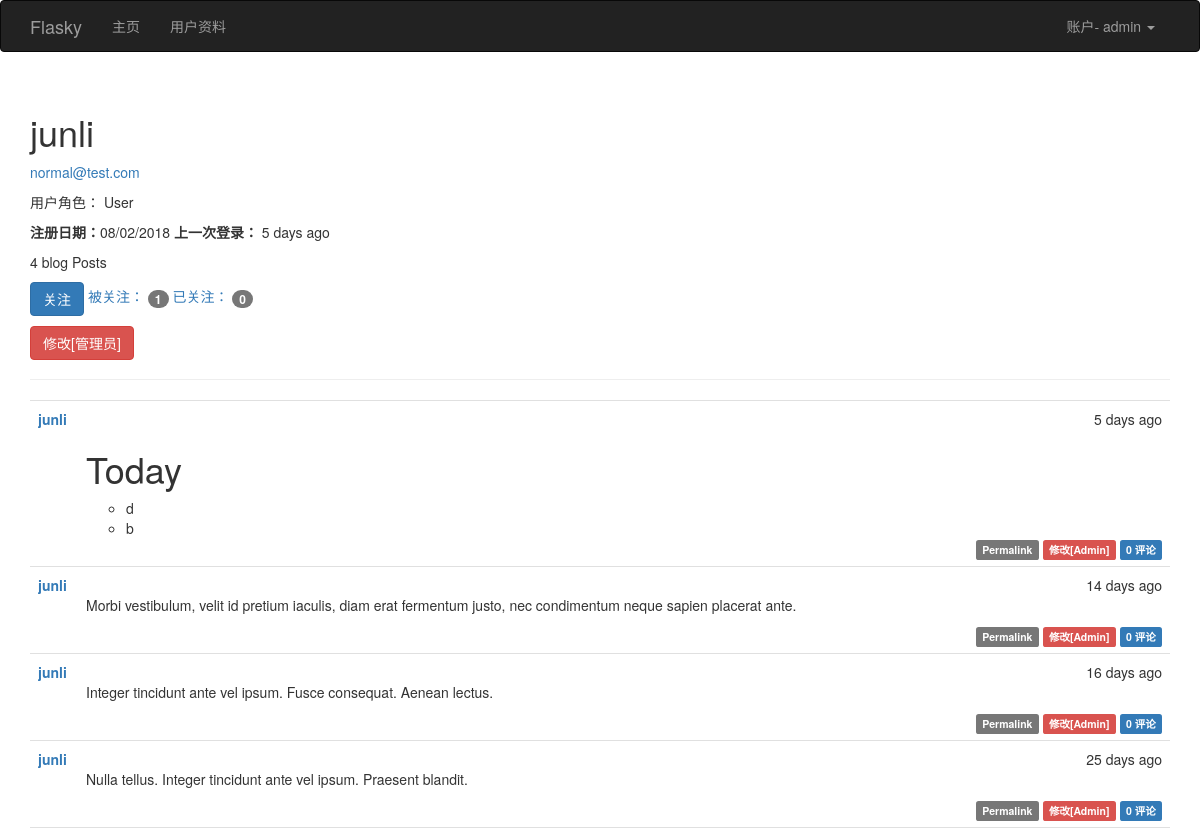
/user/junli (signed in), run on the app's committed database.
### app/models.py (models this page shows, shortened)
class User(UserMixin, db.Model):
    __tablename__ = 'users'
    id = db.Column(db.Integer, primary_key=True)
    username = db.Column(db.String(64), unique=True, index=True)
    email = db.Column(db.String(64), unique=True,index=True)
    role_id = db.Column(db.Integer, db.ForeignKey('roles.id'))
    password_hash = db.Column(db.String(128))
    confirmed = db.Column(db.Boolean, default= False)
    name = db.Column(db.String(64))
    location = db.Column(db.String(128))
    about_me = db.Column(db.Text())
    member_since = db.Column(db.DateTime(), default=datetime.utcnow)
    last_seen = db.Column(db.DateTime(), default=datetime.utcnow)
    posts = db.relationship('Post', backref='author', lazy='dynamic')
    followed = db.relationship('Follow', foreign_keys=[Follow.follower_id], backref=db.backref('follower', lazy='joined')
                               , lazy='dynamic', cascade='all,delete-orphan')
    followers = db.relationship('Follow', foreign_keys=[Follow.followed_id], backref=db.backref('followed',lazy='joined')
                                , lazy='dynamic',cascade='all,delete-orphan')
    comments = db.relationship('Comment', backref='author',lazy='dynamic')
    @property
    def password(self):
        raise AttributeError('password is not a readable attribute')
    def can(self, permission):
        return self.role is not None and self.role.permissions & permission == permission
    def is_administrator(self):
        return self.can(Permission.ADMINISTER)
    def ping(self):
        self.last_seen = datetime.utcnow()
        db.session.add(self)
    def is_following(self, user):
        if user.id is None:
            return False
        return self.followed.filter_by(followed_id=user.id).first() is not None

class Role(db.Model):
    __tablename__='roles'
    id = db.Column(db.Integer, primary_key=True)
    name = db.Column(db.String(64), unique=True)
    default = db.Column(db.Boolean, default=False, index=True)
    permissions = db.Column(db.Integer)
    users = db.relationship('User', backref='role', lazy='dynamic')

class Post(db.Model):
    __tablename__ = 'posts'
    id = db.Column(db.Integer, primary_key=True)
    body = db.Column(db.Text)
    timestamp = db.Column(db.DateTime, index=True, default=datetime.utcnow)
    author_id = db.Column(db.Integer, db.ForeignKey('users.id'))
    body_html = db.Column(db.Text)
    comments = db.relationship('Comment', backref='post', lazy='dynamic')

### app/main/views.py (the view)
@main.route('/user/<username>')
def user(username):
    user = User.query.filter_by(username= username).first()
    if user is None:
        abort(404)
    posts = user.posts.order_by(Post.timestamp.desc()).all()
    return render_template('user.html', user=user, posts=posts)

### app/auth/views.py (called while the page is built)
@auth.before_app_request
def before_request():
    if current_user.is_authenticated:
        current_user.ping()
        if not current_user.confirmed and request.endpoint[:5] != 'auth.':
            return redirect(url_for('auth.unconfirmed'))

### app/main/__init__.py (called while the page is built)
@main.app_context_processor
def inject_permissions():
    return dict(Permission=Permission)

### app/models.py (called while the page is built)
@login_manager.user_loader
def load_user(user_id):
    return User.query.get(int(user_id))

### app/templates/user.html (shortened to what this page needs)
{%  extends "base.html" %}
{%  import "bootstrap/wtf.html" as wtf %}
{% block page_content %}
    <div class="page-header">
        <h1>  {{ user.username }} </h1>
        {%  if current_user.is_administrator() %}
           <p> <a href="mailto: {{ user.email }} ">{{ user.email }}</a></p>
            <p> 用户角色：  {{ user.role.name }}</p>
        {% endif %}
     <p>
         <b>注册日期：</b>{{ moment(user.member_since).format('L') }}
         <b>上一次登录：</b> {{ moment(user.last_seen).fromNow(refresh=True) }}
     </p>
     <p> {{ user.posts.count() }} blog Posts</p>
    <p>
        {% if current_user.can(Permission.FOLLOW) and current_user!=user %}
            {% if not current_user.is_following(user) %}
                <a href="{{ url_for('.follow',username=user.username) }}" class="btn btn-primary">关注</a>
             {% else %}
                <a href="{{ url_for('.unfollow',username=user.username) }}" class="btn btn-primary">取消关注</a>
            {% endif %}
        {% endif %}
        <a href="{{ url_for('.followers', username=user.username) }}">被关注：
            <span class="badge">{{  user.followers.count() }}</span> </a>
         <a href="{{ url_for('.followed_by', username=user.username) }}">已关注：
            <span class="badge">{{  user.followed.count() }}</span> </a>
    </p>
    <p>
     {%  if current_user.is_administrator() %}
           <a class="btn btn-danger" href="{{ url_for('.edit_profile_admin', id=user.id) }}">
修改[管理员]
</a>
    {% endif %}
    </p>
    </div>
      {%  include '_posts.html' %}
{% endblock %}

### app/templates/base.html (shortened to what this page needs)
{% extends "bootstrap/base.html" %}
{% block head %}
{{ super() }}
<link rel="stylesheet" type="text/css" href="{{ url_for('static', filename='style.css') }}">
{% endblock %}
{% block navbar %}
<div class="navbar navbar-inverse" role="navigation">
    <div class="container">
        <div class="navbar-header">
            <a class="navbar-brand" href="{{ url_for('main.index') }}">Flasky</a>
        </div>
        <div class="navbar-collapse collapse">
            <ul class="nav navbar-nav">
                <li><a href="{{ url_for('main.index') }}">主页</a></li>
                {%  if current_user.is_authenticated %}
                    <li><a href="{{  url_for('main.user', username=current_user.username) }}">用户资料</a></li>
                {%  endif %}
            </ul>
            <ul class="nav navbar-nav navbar-right">
                {% if current_user.is_authenticated %}
                <li class="dropdown">
                <a href="#" class="dropdown-toggle" data-toggle="dropdown">账户- {{ current_user.username }} <b class="caret"></b></a>
                </li>
                {% else %}
                <li><a href="{{ url_for('auth.login') }}">登录</a></li>
                {% endif %}
            </ul>
        </div>
    </div>
</div>
{% endblock %}
{% block content %}
<div class="container">
    {% block page_content %}{% endblock %}
</div>
{% endblock %}

### app/templates/_posts.html
  <ul class="posts">
        {% for post in posts %}
            <li class="post">
                <div class="post-date">
                    {{ moment(post.timestamp).fromNow() }}
                </div>
                <div class="post-author">
                    <a href="{{ url_for('.user', username=post.author.username) }}">{{ post.author.username }}</a>
                </div>
                <div class="post-content">
                    {% if post.body_html %}
                        {{  post.body_html | safe }}
                    {% else %}
                        {{ post.body }}
                    {% endif %}
                    <div class="post-footer">
                        <a href="{{ url_for('.post', id=post.id) }}">
                            <span class="label label-default">Permalink</span>
                        </a>
                        {% if current_user==post.author %}
                            <a href="{{ url_for('.edit_post',id=post.id) }}">
                             <span class="label label-primary">修改</span>
                            </a>
                         {% elif current_user.is_administrator() %}
                            <a href="{{ url_for('.edit_post',id=post.id) }}">
                             <span class="label label-danger">修改[Admin]</span>
                            </a>
                        {% endif %}
                          <a href="{{ url_for('.post', id=post.id) }}#comments">
                            <span class="label label-primary">{{ post.comments.count() }} 评论</span>
                        </a>
                    </div>
                </div>
            </li>
        {% endfor %}
    </ul>

### app/static/style.css (style rules this page uses)
ul.posts { list-style-type: none; padding: 0px; margin: 16px 0px 0px 0px; border-top: 1px solid #e0e0e0; }
ul.posts li.post { padding: 8px; border-bottom: 1px solid #e0e0e0; }
div.post-date { float: right; }
div.post-author { font-weight: bold; }
div.post-content { margin-left: 48px; min-height: 48px; }
div.post-footer { text-align: right; }

### data on the page
User: username "admin"
User: username "junli", email "normal@test.com", member_since "08/02/2018", last_seen "5 days ago"
Role: role.name "User"
Post: timestamp "5 days ago", author.username "junli", body_html "Today d b", comments.count "0"
Post: timestamp "14 days ago", author.username "junli", body_html "Morbi vestibulum, velit id pretium iaculis, diam erat fermentum justo, nec condimentum neque sapien placerat ante.", comments.count "0"
Post: timestamp "16 days ago", author.username "junli", body_html "Integer tincidunt ante vel ipsum. Fusce consequat. Aenean lectus.", comments.count "0"
Post: timestamp "25 days ago", author.username "junli", body_html "Nulla tellus. Integer tincidunt ante vel ipsum. Praesent blandit.", comments.count "0"

### other printed values
{{ user.posts.count() }} "4"
{{ user.followers.count() }} "1"
{{ user.followed.count() }} "0"
